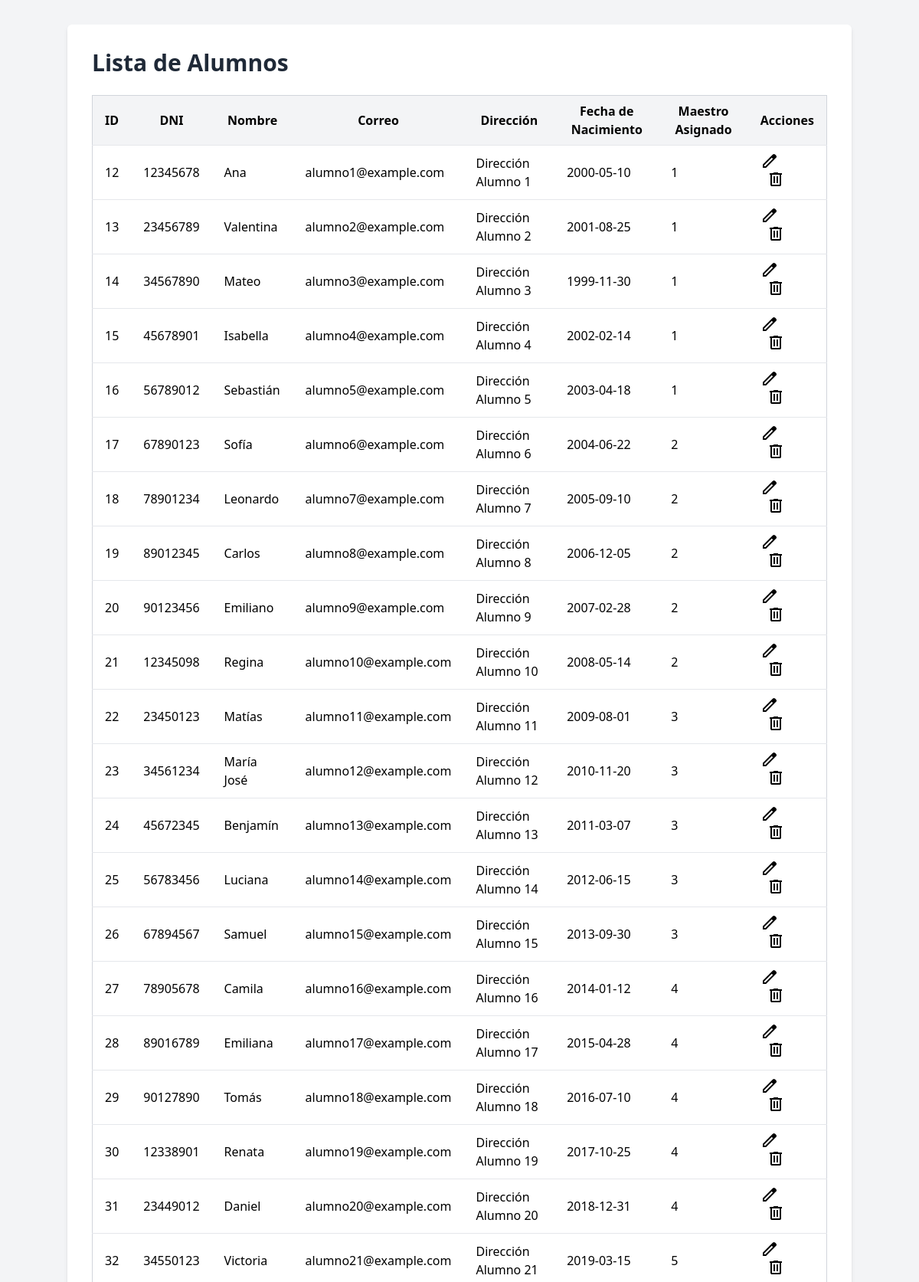
Page /alumnos (signed in, upper part) on the committed database.
### tables this page shows
CREATE TABLE `alumnos` (
  `id` int(11) NOT NULL,
  `DNI` int(11) DEFAULT NULL,
  `Nombre` varchar(255) DEFAULT NULL,
  `Correo` varchar(255) DEFAULT NULL,
  `Direccion` varchar(255) DEFAULT NULL,
  `FechaNacimiento` date DEFAULT NULL,
  `MaestroID` int(11) DEFAULT NULL
);

### controllers/AlumnosController.php (called while the page is built, shortened)
<?php
class AlumnoController
{
    protected $model;
    public function __construct()
    {
        $this->model = new AlumnoModel();
    }
    public function index()
    {
        $alumnos = $this->model->all();
        include $_SERVER["DOCUMENT_ROOT"] . "/views/admin/alumnos/index.php";
    }
}
?>

### config/database.php (called while the page is built)
<?php
return [
    "host" => "localhost",
    "dbname" => "university_db",
    "username" => "root",
    "password" => "",
];

### models/Model.php (called while the page is built, shortened)
<?php
class Model
{
    private $db;
    protected $table;
    public function __construct()
    {
        $config = include($_SERVER["DOCUMENT_ROOT"] . "/config/database.php");
        try {
            $this->db = new mysqli(
                $config["host"],
                $config["username"],
                $config["password"],
                $config["dbname"]
            );
        } catch (mysqli_sql_exception $e) {
            echo "Error: " . $e->getMessage();
        }
    }
    public function all()
    {
        $res = $this->db->query("SELECT * FROM {$this->table}");
        $data = $res->fetch_all(MYSQLI_ASSOC);
        return $data;
    }
}
?>

### views/admin/alumnos/index.php (the view, shortened to what this page needs)
<!DOCTYPE html>
<html lang="es">
<head>
    <link href="/dist/output.css" rel="stylesheet">
</head>
<body class="bg-gray-100">
    <div class="container mx-auto my-8 p-8 bg-white shadow-md rounded-md">
        <h1 class="text-3xl font-bold mb-6 text-gray-800">Lista de Alumnos</h1>
        <table class="w-full border-collapse border border-gray-300">
            <thead>
                <tr class="bg-gray-100">
                    <th class="py-2 px-4 border-b">ID</th>
                    <th class="py-2 px-4 border-b">DNI</th>
                    <th class="py-2 px-4 border-b">Nombre</th>
                    <th class="py-2 px-4 border-b">Correo</th>
                    <th class="py-2 px-4 border-b">Dirección</th>
                    <th class="py-2 px-4 border-b">Fecha de Nacimiento</th>
                    <th class="py-2 px-4 border-b">Maestro Asignado</th>
                    <th class="py-2 px-4 border-b">Acciones</th>
                </tr>
            </thead>
            <tbody>
                <?php foreach ($alumnos as $alumno): ?>
                <tr>
                    <td class="py-2 px-4 border-b"><?php echo $alumno['id']; ?></td>
                    <td class="py-2 px-4 border-b"><?php echo $alumno['DNI']; ?></td>
                    <td class="py-2 px-4 border-b"><?php echo $alumno['Nombre']; ?></td>
                    <td class="py-2 px-4 border-b"><?php echo $alumno['Correo']; ?></td>
                    <td class="py-2 px-4 border-b"><?php echo $alumno['Direccion']; ?></td>
                    <td class="py-2 px-4 border-b"><?php echo $alumno['FechaNacimiento']; ?></td>
                    <td class="py-2 px-4 border-b"><?php echo $alumno['MaestroID']; ?></td>
                    <td class="py-2 px-4 border-b">
                        <a href="/alumnos/edit?id=<?php echo $alumno['id']; ?>"
                            class="text-blue-500 hover:underline mr-2"><img src="/assets/lapiz.svg" alt="Editar"
                                class="icono-lapiz text-yellow-500"></a>
                        <form action="/alumnos/delete" method="POST" class="inline-block">
                            <button type="submit" class="text-red-500 hover:underline"><img src="/assets/delete.svg"
                                    alt="Eliminar" class="icono-lapiz text-red-500"></button>
                        </form>
                    </td>
                </tr>
                <?php endforeach; ?>
            </tbody>
        </table>
    </div>
</body>
</html>

### rows in the picture
alumnos: id "12", DNI "12345678", Nombre "Ana", Correo "alumno1@example.com", Direccion "Dirección Alumno 1", FechaNacimiento "2000-05-10", MaestroID "1"
alumnos: id "13", DNI "23456789", Nombre "Valentina", Correo "alumno2@example.com", Direccion "Dirección Alumno 2", FechaNacimiento "2001-08-25", MaestroID "1"
alumnos: id "14", DNI "34567890", Nombre "Mateo", Correo "alumno3@example.com", Direccion "Dirección Alumno 3", FechaNacimiento "1999-11-30", MaestroID "1"
alumnos: id "15", DNI "45678901", Nombre "Isabella", Correo "alumno4@example.com", Direccion "Dirección Alumno 4", FechaNacimiento "2002-02-14", MaestroID "1"
alumnos: id "16", DNI "56789012", Nombre "Sebastián", Correo "alumno5@example.com", Direccion "Dirección Alumno 5", FechaNacimiento "2003-04-18", MaestroID "1"
alumnos: id "17", DNI "67890123", Nombre "Sofía", Correo "alumno6@example.com", Direccion "Dirección Alumno 6", FechaNacimiento "2004-06-22", MaestroID "2"
alumnos: id "18", DNI "78901234", Nombre "Leonardo", Correo "alumno7@example.com", Direccion "Dirección Alumno 7", FechaNacimiento "2005-09-10", MaestroID "2"
alumnos: id "19", DNI "89012345", Nombre "Carlos", Correo "alumno8@example.com", Direccion "Dirección Alumno 8", FechaNacimiento "2006-12-05", MaestroID "2"
alumnos: id "20", DNI "90123456", Nombre "Emiliano", Correo "alumno9@example.com", Direccion "Dirección Alumno 9", FechaNacimiento "2007-02-28", MaestroID "2"
alumnos: id "21", DNI "12345098", Nombre "Regina", Correo "alumno10@example.com", Direccion "Dirección Alumno 10", FechaNacimiento "2008-05-14", MaestroID "2"
alumnos: id "22", DNI "23450123", Nombre "Matías", Correo "alumno11@example.com", Direccion "Dirección Alumno 11", FechaNacimiento "2009-08-01", MaestroID "3"
alumnos: id "23", DNI "34561234", Nombre "María José", Correo "alumno12@example.com", Direccion "Dirección Alumno 12", FechaNacimiento "2010-11-20", MaestroID "3"
alumnos: id "24", DNI "45672345", Nombre "Benjamín", Correo "alumno13@example.com", Direccion "Dirección Alumno 13", FechaNacimiento "2011-03-07", MaestroID "3"
alumnos: id "25", DNI "56783456", Nombre "Luciana", Correo "alumno14@example.com", Direccion "Dirección Alumno 14", FechaNacimiento "2012-06-15", MaestroID "3"
alumnos: id "26", DNI "67894567", Nombre "Samuel", Correo "alumno15@example.com", Direccion "Dirección Alumno 15", FechaNacimiento "2013-09-30", MaestroID "3"
alumnos: id "27", DNI "78905678", Nombre "Camila", Correo "alumno16@example.com", Direccion "Dirección Alumno 16", FechaNacimiento "2014-01-12", MaestroID "4"
alumnos: id "28", DNI "89016789", Nombre "Emiliana", Correo "alumno17@example.com", Direccion "Dirección Alumno 17", FechaNacimiento "2015-04-28", MaestroID "4"
alumnos: id "29", DNI "90127890", Nombre "Tomás", Correo "alumno18@example.com", Direccion "Dirección Alumno 18", FechaNacimiento "2016-07-10", MaestroID "4"
alumnos: id "30", DNI "12338901", Nombre "Renata", Correo "alumno19@example.com", Direccion "Dirección Alumno 19", FechaNacimiento "2017-10-25", MaestroID "4"
alumnos: id "31", DNI "23449012", Nombre "Daniel", Correo "alumno20@example.com", Direccion "Dirección Alumno 20", FechaNacimiento "2018-12-31", MaestroID "4"
alumnos: id "32", DNI "34550123", Nombre "Victoria", Correo "alumno21@example.com", Direccion "Dirección Alumno 21", FechaNacimiento "2019-03-15", MaestroID "5"
